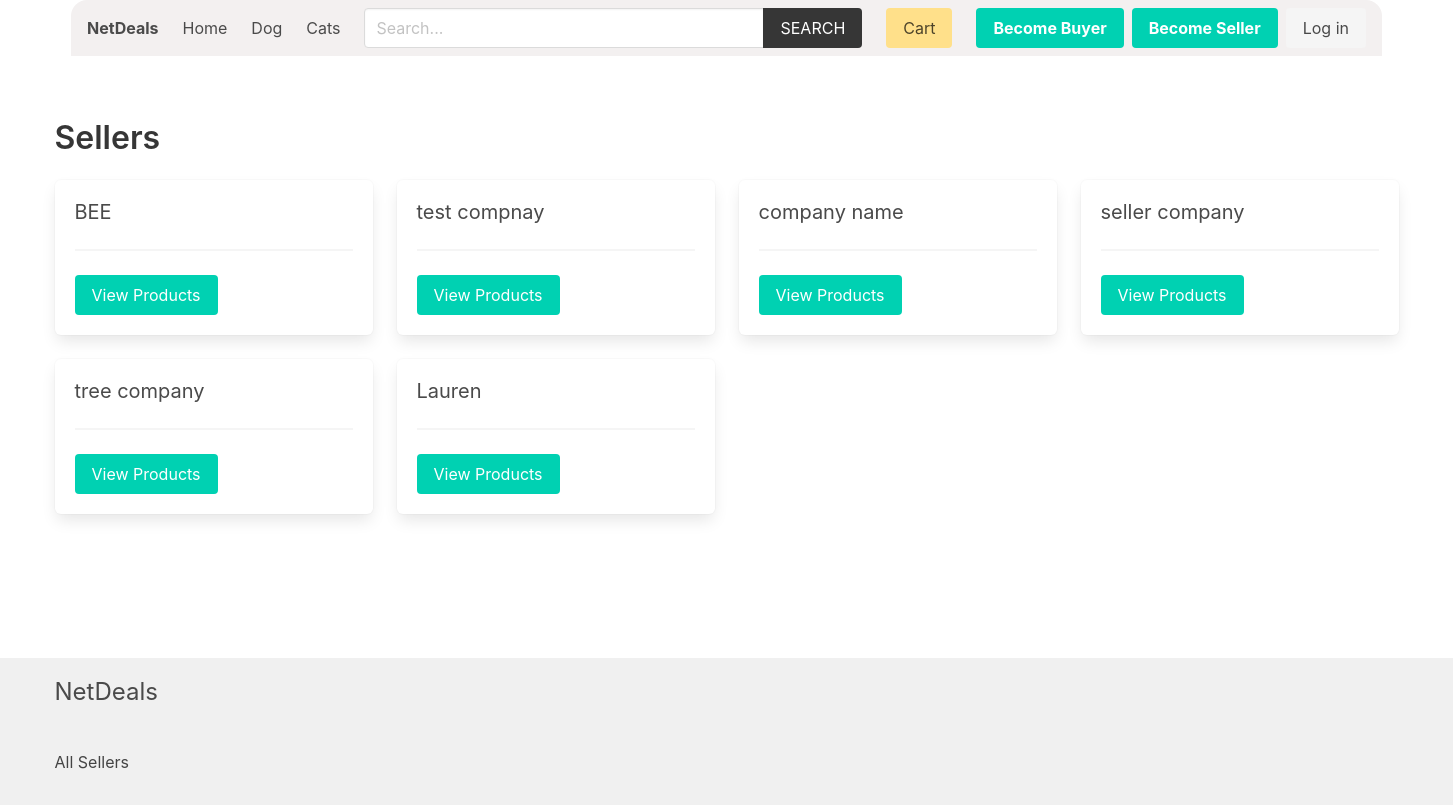
The app's page /seller/ with its own data.
### product/models.py (models this page shows, shortened)
class Category(models.Model):
    title = models.CharField(max_length=50)
    slug = models.SlugField(max_length=55)
    ordering = models.IntegerField(default=0)
    class Meta:
        ordering = ['ordering']

### accounts/models.py (models this page shows, shortened)
class SellerProfile(models.Model):
    is_approved = models.BooleanField(default=False) # for admin approval
    phone_number = models.CharField(max_length=15, null=True, blank=True)
    address = models.CharField(max_length=255, null=True, blank=True)
    user = models.OneToOneField(CustomUser, on_delete=models.CASCADE)
    company_name = models.CharField(max_length=100, null=True, blank=True)
    company_description = models.TextField(null=True, blank=True)

### seller/views.py (the view)
# urls.py: path('', views.sellers, name="sellers"),
def sellers(request):
    sellers = SellerProfile.objects.all()
    return render(request, 'seller/sellers.html', {'sellers': sellers})

### cart/cart.py (called while the page is built)
    def __len__(self):
        return sum(item['quantity'] for item in self.cart.values())

### cart/context_processors.py (called while the page is built)
def cart(request):
    return {'cart': Cart(request)}

### product/context_processors.py (called while the page is built)
def menu_categories(request):
    categories = Category.objects.all()
    return {'categories': categories}

### templates/seller/sellers.html (shortened to what this page needs)
{% extends 'core/base.html' %}
{% block content %}
    <h1 class="title">Sellers</h1>
    <div class="columns is-multiline">
        {% for seller in sellers %}
            <div class="column is-3">
                <div class="box">
                    <h2 class="subtitle">
                        {{ seller.company_name }}
                    </h2>
                    <hr>
                    <a href="{% url 'seller:seller' seller.id %}" class="button is-primary ">View Products</a>
                </div>
            </div>
        {% endfor %}
    </div>
{% endblock content %}

### templates/core/base.html (shortened to what this page needs)
{% load static %}
{% load product_filters %}
<!DOCTYPE html>
<html lang="en">
<head>
    <link rel="stylesheet" href="https://cdn.jsdelivr.net/npm/bulma@0.9.2/css/bulma.min.css">
    <link rel="stylesheet" href="{% static 'css/main.css' %}">
</head>
<body>
    <div class="container px-4">
        <nav class="navbar px-4" role="navigation" aria-label="main navigation">
            <div class="navbar-brand">
                <a class="navbar-item" href="{% url 'core:home' %}">
                    <h1><strong>NetDeals</strong></h1>
                </a>
            </div>
            <div id="navbarBasicExample" class="navbar-menu">
                <div class="navbar-start">
                <a class="navbar-item" href="{% url 'core:home' %}">
                    Home
                </a>
                {% for category in categories %}
                    <a class="navbar-item" href="{% url 'product:category' category.slug %}">
                        {{category.title}}
                    </a>
                {% endfor %}
                </div>
                <div class="navbar-start">
                    <div class="navbar-item">
                        <form method="get" action="{% url 'product:search' %}">
                            <div class="field has-addons">
                                <div class="control">
                                    <input type="search" name="query" id="" class="input" placeholder="Search...">
                                </div>
                                <div class="control">
                                    <button class="button is-dark is-uppercase">Search</button>
                                </div>
                            </div>
                        </form>
                    </div>
                </div>
                <div class="navbar-end">
                <div class="navbar-item">
                    <a href="{% url 'cart:cart' %}" class="button is-warning">Cart {% if cart %}({{cart|length}}){% endif %}</a>
                </div>
                {% if user.role == 'seller' %}
                <div class="navbar-item has-dropdown is-hoverable">
                    <a class="navbar-link is-capitalized">
                    {{user.seller.name}}
                    </a>
                    <div class="navbar-dropdown">
                    <a class="navbar-item" href="{% url 'seller:seller-dashboard' %}">
                        Dashboard
                    </a>
                    <a class="navbar-item" href="{% url 'seller:order-history' %}">
                        Order History
                    </a>
                    <a class="navbar-item" href="{% url 'seller:edit-seller' %}">
                        Update Profile
                    </a>
                    <a class="navbar-item" href="{% url 'seller:add-product' %}">
                        Add Product
                    </a>
                    <hr class="navbar-divider">
                    <a class="navbar-item" href="{% url 'seller:logout' %}">
                        Logout
                    </a>
                    </div>
                </div>
                {% else %}
                <div class="navbar-item">
                    <div class="buttons">
                        <a class="button is-primary" href="{% url 'buyer:become-buyer' %}">
                            <strong>Become Buyer</strong>
                        </a>
                        <a class="button is-primary" href="{% url 'seller:become-seller' %}">
                            <strong>Become Seller</strong>
                        </a>
                        <a class="button is-light" href="{% url 'core:login' %}">
                            Log in
                        </a>
                    </div>
                </div>
                {% endif %}
                </div>
            </div>
            </nav>
    </div>
    <section class="section">
        <div class="container">
            {% block content %}{% endblock content %}
        </div>
    </section>
    <div class="main-content-wrapper">
        <section class="section">
        </section>
    </div>
    <footer class="footer">
        <div class="container">
            <h3 class="is-size-4 mb-4">NetDeals</h3>
            <br>
            <a href="{% url 'seller:sellers' %}">All Sellers</a>
        </div>
    </footer>
</body>
</html>

### core/static/css/main.css (style rules this page uses)
.footer a { margin-bottom: 15px; display: inline-block; color: #444; }

### templates/core/base.html (style rules this page uses)
.navbar { z-index: 1000; background-color: #f3f0f0; border-radius: 1rem 1rem 0 0; margin-bottom: 1rem; width: 100%; position: relative; }
.navbar .input { width: 400px; }
.navbar .field.has-addons { width: 100%; }
body { display: flex; flex-direction: column; min-height: 100vh; }
.main-content-wrapper { flex-grow: 1; }
.footer { background-color: #f0f0f0; padding: 1rem 0; }

### records on screen
Category: title "Dog"
Category: title "Cats"
SellerProfile: company_name "BEE"
SellerProfile: company_name "test compnay"
SellerProfile: company_name "company name"
SellerProfile: company_name "seller company"
SellerProfile: company_name "tree company"
SellerProfile: company_name "Lauren"
